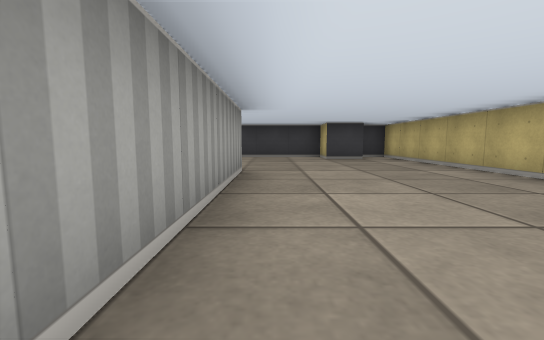
[1] (above)

20 first-person views from a walk through a cub3D ray-caster map. The camera is about half as high as the walls, tilts 6° down and sees 90° across. The floor is counted in squares. Each view is taken from the middle of a square. On the plan, view 1 faces up. The plan holds only what a view shows up to about 9 squares ahead; the rest is blank.

[2]
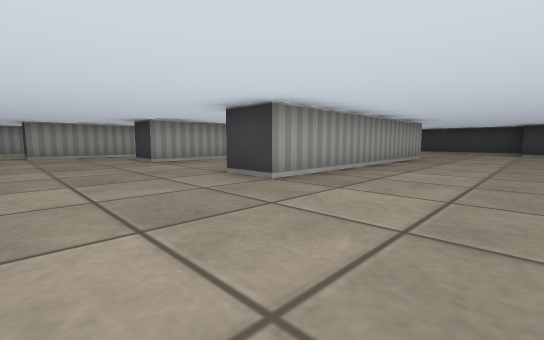

[3]
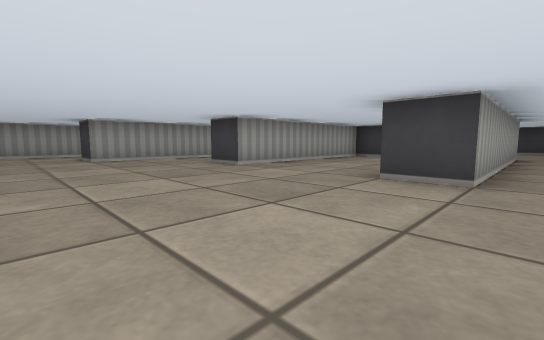

[4]
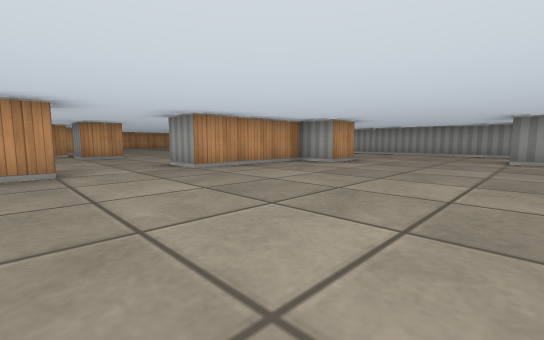

[5]
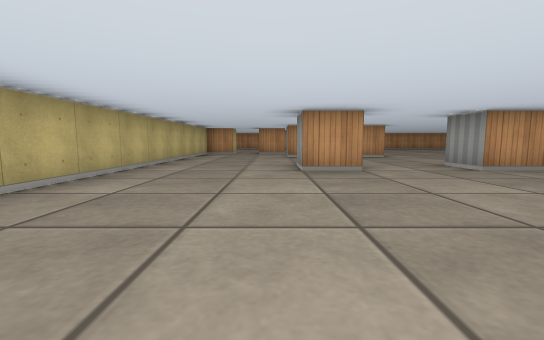

[6]
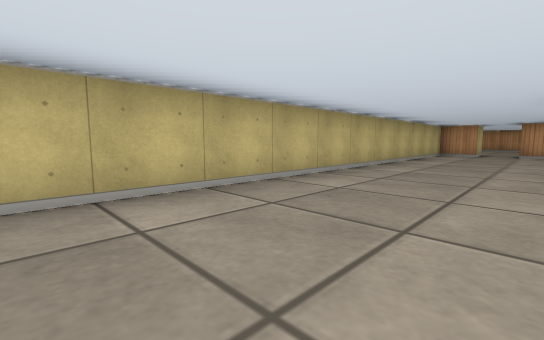

[7]
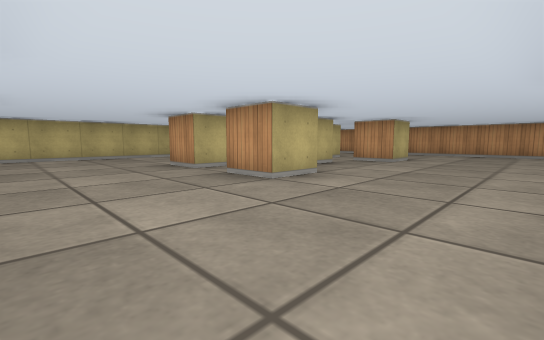

[8]
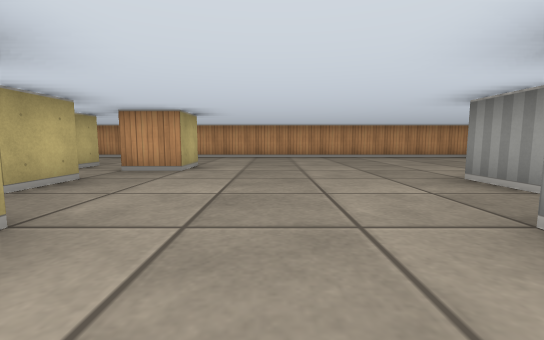

[9]
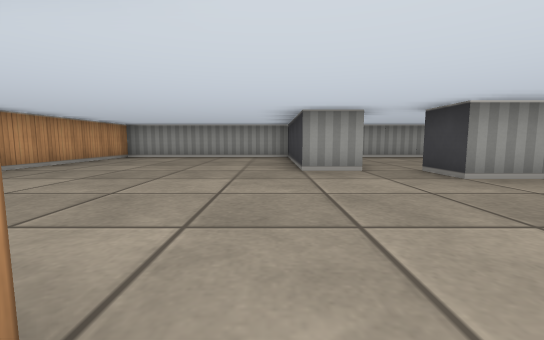

[10]
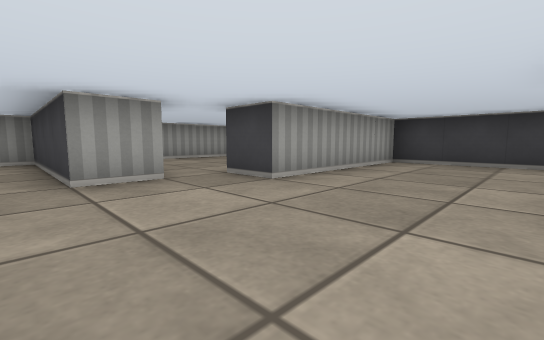

[11]
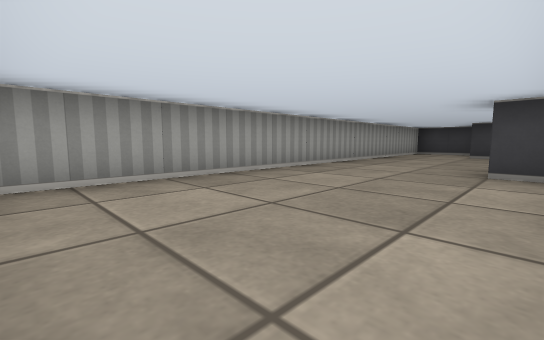

[12]
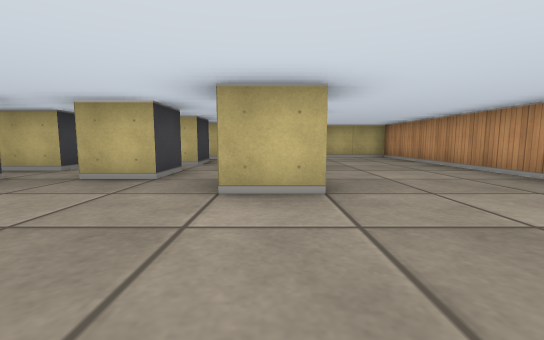

[13]
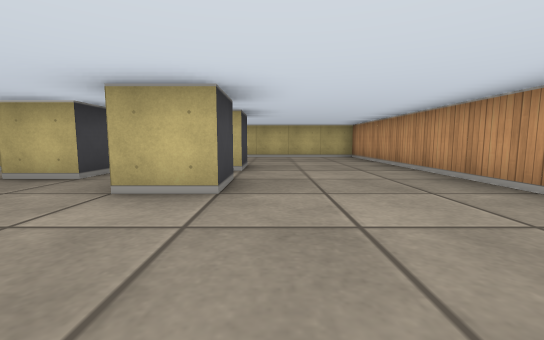

[14]
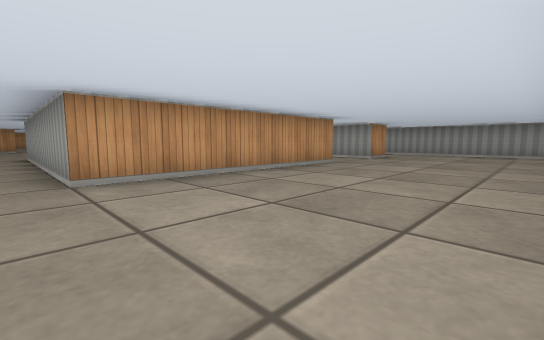

[15]
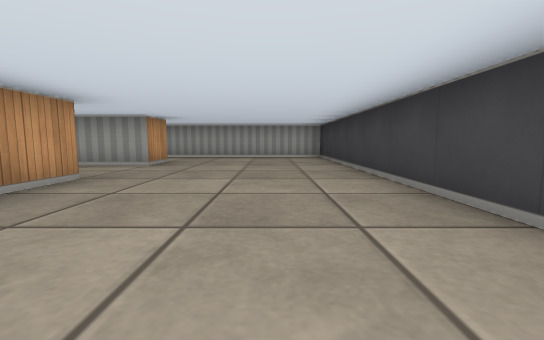

[16]
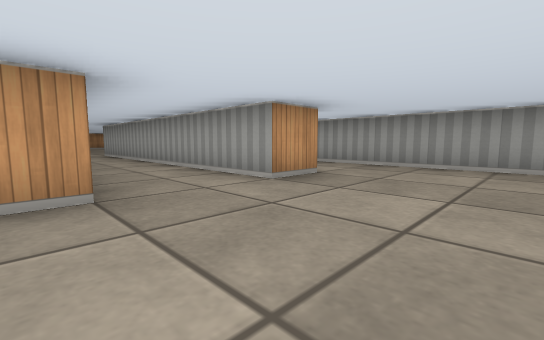

[17]
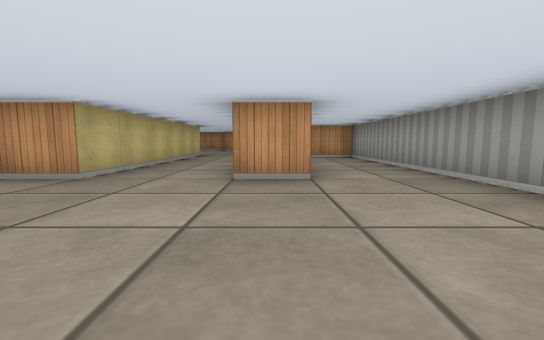

[18]
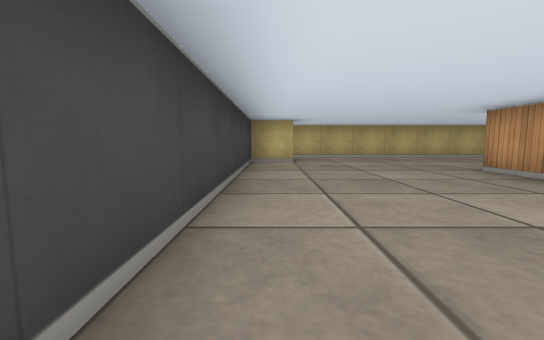

[19]
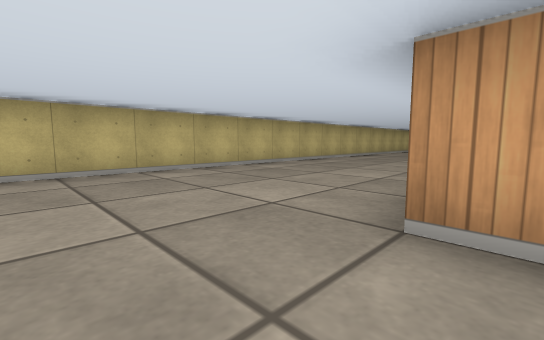

[20]
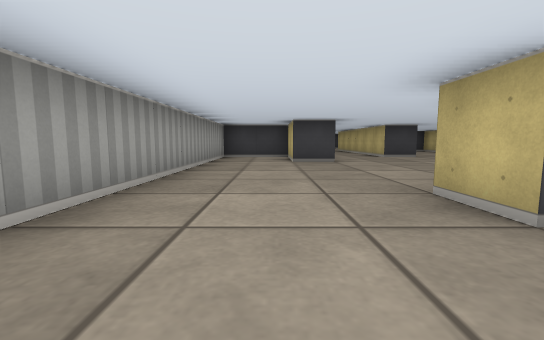

### Floor plan
Points are (right, up) in squares from view 1. A wall is a line through its corners. A room is listed if a view was taken in it or the views show most of it. See-through windows are left out.
Room 1 (views 1, 2, 3, 4, 5, 6, 7, 8, 9, 10, 11, 12, 13, 14, 15, 16, 17, 18, 19, 20)
walls: (-2.9, -8.5) (-5.5, -8.5) (-5.5, -12.5) (-6.5, -12.5); (-0.6, -7.5) (0.5, -7.5) (0.5, -8.5); (-6.6, -6.5) (-5.5, -6.5) (-5.5, -7.5) (-2.5, -7.5) (-2.5, -8.5); (-6.9, -8.5) (-7.5, -8.5) (-7.5, -7.5); (-2.5, -12.6) (-2.5, -11.5) (-1.5, -11.5) (-1.5, -12.5); (0, -12.5) (-0.5, -12.5) (-0.5, -11.5) (0.5, -11.5); (-6.5, -13.4) (-6.5, -14.5) (-10.5, -14.5) (-10.5, -19.5) (3.5, -19.5) (3.5, -16.1); (1, -13.5) (1.5, -13.5); (-0.5, -14.5) (-1.5, -14.5) (-1.5, -13.5) (-1.1, -13.5); (-3.6, 3.5) (-4.5, 3.5) (-4.5, -1.5) (-5.5, -1.5) (-5.5, 4.5) (-0.5, 4.5) (-0.5, -1.5) (-1.5, -1.5); (1.5, -14.5) (0.5, -14.5) (0.5, -14.1); (2.5, -14.6) (2.5, -13.5) (3.5, -13.5) (3.5, 8.5) (2.8, 8.5); (-1.5, -16.5) (-2.5, -16.5) (-2.5, -15.5) (-1.5, -15.5); (0.5, -16.5) (-0.5, -16.5) (-0.5, -15.9); (-8.6, 4.5) (-7.5, 4.5) (-7.5, -3.5) (-8.5, -3.5) (-8.5, -1.5) (-10.5, -1.5) (-10.5, -13.1); (2.6, 7.5) (1.5, 7.5) (1.5, 8.5) (-10.5, 8.5) (-10.5, -0.5) (-9.1, -0.5)

Where each view was taken, in squares from view 1:
view 1: 0 up, 0 right, facing up
view 2: 4 down, 2 right, facing up-left
view 3: 5 down, 0 right, facing up-left
view 4: 3 down, 0 right, facing down-left
view 5: 3 down, 1 right, facing down
view 6: 3 down, 1 right, facing down-right
view 7: 9 down, 5 left, facing down-right
view 8: 11 down, 4 left, facing down
view 9: 15 down, 2 left, facing left
view 10: 15 down, 3 left, facing up-left
view 11: 13 down, 7 left, facing up-left
view 12: 16 down, 5 left, facing right
view 13: 17 down, 5 left, facing right
view 14: 8 up, 0 right, facing down-left
view 15: 7 up, 2 left, facing left
view 16: 7 up, 5 left, facing down-left
view 17: 8 up, 8 left, facing down
view 18: 8 up, 5 left, facing right
view 19: 6 up, 1 left, facing down-right
view 20: 10 down, 9 left, facing up
